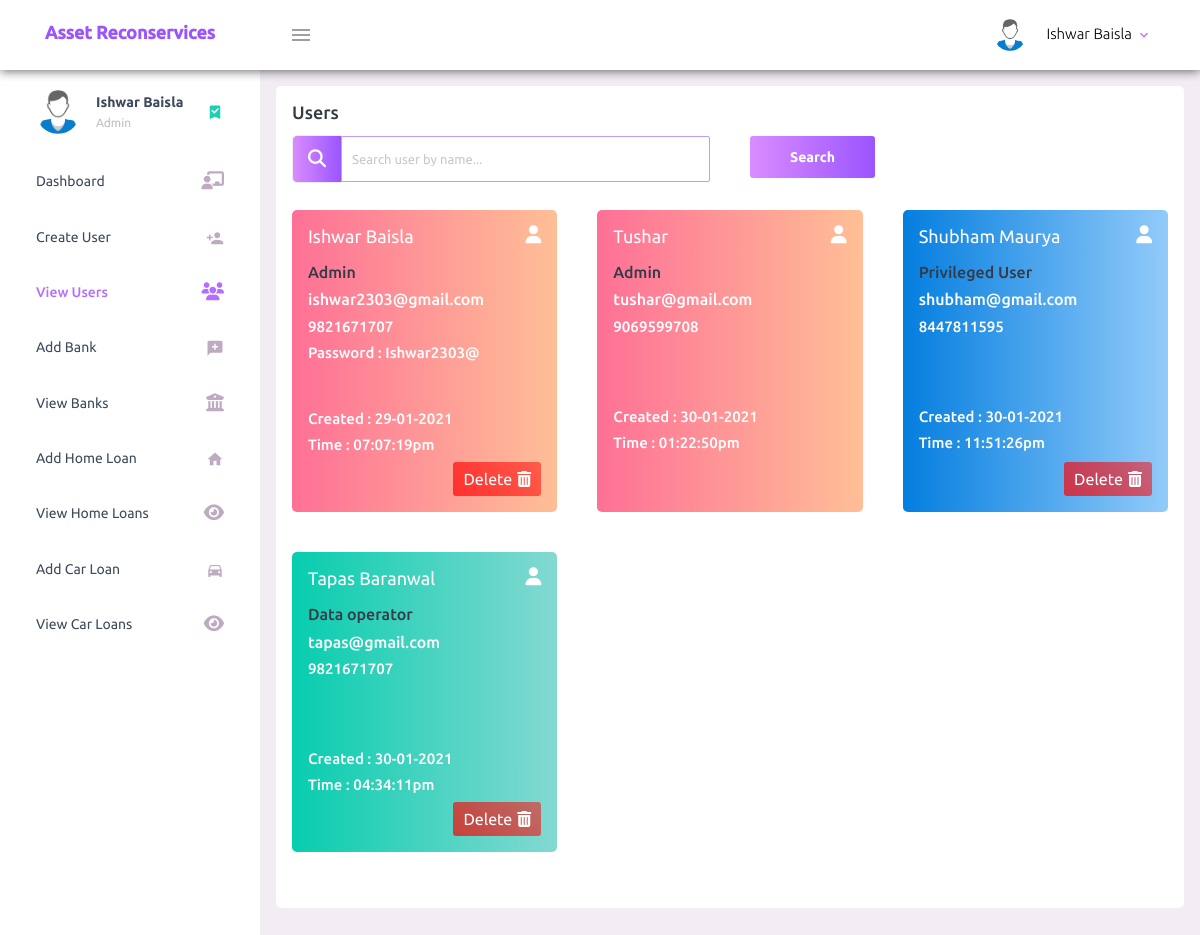
The app's page /view-users.php (signed in), older data.
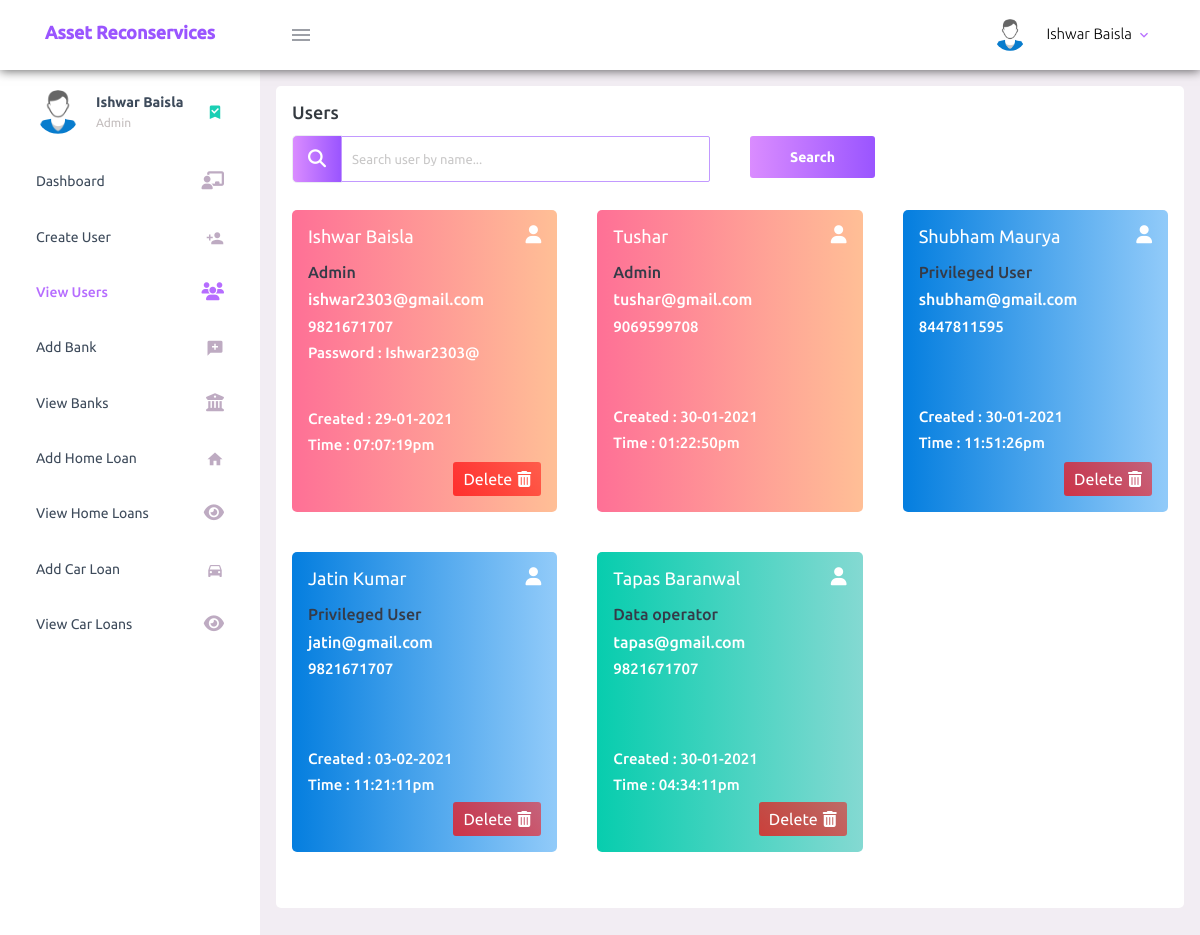
The same page, newer data.
### tables this page shows
CREATE TABLE `user_registration` (
  `user_id` int(11) NOT NULL,
  `user_full_name` varchar(200) NOT NULL,
  `user_email` varchar(200) NOT NULL,
  `user_mobile` varchar(200) NOT NULL,
  `user_password` varchar(200) NOT NULL,
  `user_password_changed` tinyint(4) NOT NULL,
  `user_role` tinyint(4) NOT NULL,
  `user_updated_timestamp` varchar(100) NOT NULL
);

### view-users.php (the view, shortened to what the changed rows need)
<?php
    require_once('connection.php');
    $db_error = '';
    $users_array = array();
    $temp_array = array();
    if(isset($_REQUEST['searchUser'])){
      $search_user = strtoupper(cleanInput($_REQUEST['searchUser']));
      $sql = "SELECT * FROM user_registration ORDER BY user_role DESC";
      $result = $conn->query($sql);
      $str_len = strlen($search_user);
      while($row = $result->fetch_assoc()){
        array_push($temp_array, $row);
        $control = 1;
        $user_name = strtoupper($row['user_full_name']);
        for($i=0; $i<$str_len; $i++){
          if($user_name[$i] != $search_user[$i]){
            $control = 0;
            break;
          }
        }
        if($control){
          array_push($users_array, $row);
        }
      }
      if(sizeof($users_array) == 0){
        $users_array = $temp_array;
        $_SESSION['error_msg'] = 'No user found with the given name';
      }
    }
    else{
      $sql = "SELECT * FROM user_registration ORDER BY user_role DESC";
      $result = $conn->query($sql);
      if($conn->error != ''){
          $_SESSION['error_msg'] = 'Something went wrong!';
          $db_error = $conn->error;
      }
      else if($result->num_rows == 0){
        $_SESSION['error_msg'] = 'No user';
      }
      else{
        while($row = $result->fetch_assoc()){
          array_push($users_array, $row);
        }
      }
    }
?>
<!DOCTYPE html>
<html lang="en">
  <head>
    <?php require 'includes/layout.php'; ?>
  </head>
  <body>
    <div class="container-scroller">
      <div class="container-fluid page-body-wrapper">
        <div class="main-panel">
          <div class="content-wrapper">
            <div class="row">
              <div class="col-12 grid-margin stretch-card">
                <div class="card">
                  <div class="card-body">
                      <?php
                        if($db_error == ''){
                          if(sizeof($users_array) > 0){
                            ?>
                            <div class="row bank-card-container">
                            <?php
                            foreach($users_array as $user){
                                $encoded_user_id = base64_encode($user['user_id']);
                                $created_date = new DateTime($user['user_updated_timestamp']);
                                $full_name = $user['user_full_name'];
                                $role = $user['user_role'];
                                if($role == '2'){
                                  $role_value = 'Admin';
                                  $css_card = 'card bg-gradient-danger card-img-holder text-white';
                                }
                                if($role == '1'){
                                  $role_value = 'Privileged User';
                                  $css_card = 'card bg-gradient-info card-img-holder text-white';
                                }
                                if($role == '0'){
                                  $role_value = 'Data operator';
                                  $css_card = 'card bg-gradient-success card-img-holder text-white';
                                }
                                $email = base64_decode($user['user_email']);
                                $contact = base64_decode($user['user_mobile']);
                                $password = base64_decode($user['user_password'])
                                ?>
                                <div class="col-md-4 stretch-card grid-margin">
                                  <div class="<?php echo $css_card; ?>">
                                    <div class="card-body">
                                      <h4 class="font-weight-normal mb-3 capt">
                                        <?php echo $full_name; ?>
                                        <i class="fas fa-user mdi-24px float-right"></i>
                                      </h4>
                                      <h5 class="mb-2 user-role">
                                        <?php echo $role_value; ?>
                                      </h5>
                                      <h5 class="mb-2">
                                        <?php echo $email; ?>
                                      </h5>
                                      <h6 class="mb-2">
                                        <?php echo $contact; ?>
                                      </h6>
                                      <?php if($_SESSION['user_id'] == $user['user_id']){ ?>
                                      <h6 class="mb-5">
                                        <?php echo 'Password : '.$password; ?>
                                      </h6>
                                      <?php }
                                      else{
                                        ?>
                                        <div class="mb-5"></div>
                                        <div class="mb-3"></div>
                                        <?php
                                      }
                                      ?>
                                      <h6 class="mb-2">
                                        <?php echo 'Created : '.$created_date->format('d-m-Y'); ?>
                                      </h6>
                                      <h6 class="mb-2">
                                        <?php echo 'Time : '.$created_date->format('h:i:sa'); ?>
                                      </h6>
                                      <div class="bank-operation form-inline justify-content-end">
                                        <?php if($_SESSION['user_id'] == $user['user_id'] || $role != '2'){ ?>
                                        <label class="delete-btn" onclick="confirmResourceDeletion('<?php echo $encoded_user_id; ?>','user')">Delete
                                          <i class="fas fa-trash-alt"></i>
                                        </label>
                                        <?php } ?>
                                      </div>
                                    </div>
                                  </div>
                                </div>
                                <?php
                            }
                            ?>
                            </div>
                            <?php
                          }
                        }
                      ?>
                  </div>
                </div>
              </div>
          </div>
        </div>
      </div>
    </div>
  </body>
</html>

Row changes from the older to the newer data that the page shows:
added user_registration: user_full_name "Jatin Kumar", user_role "Privileged User", user_email "jatin@gmail.com", user_mobile "9821671707", user_updated_timestamp "03-02-2021", user_updated_timestamp "11:21:11pm"
